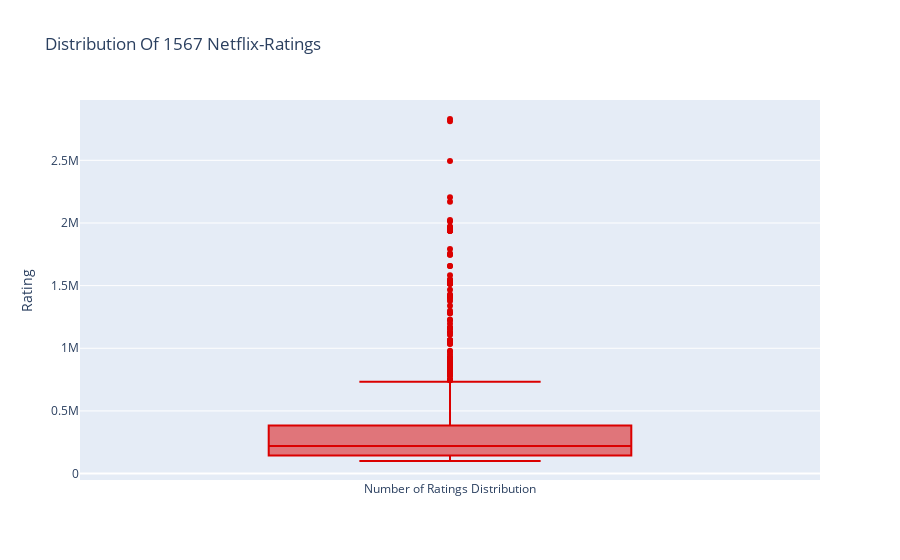

Notebook code for this chart:
### Code cell
# Get data
data = df['Number of Ratings'].value_counts().sort_index(ascending=False)

# Create trace
trace = go.Box(y=df['Number of Ratings'], name='Number of Ratings Distribution', marker=dict(color='#db0000'))

# Create layout
layout = dict(title='Distribution Of {} Netflix-Ratings'.format(len(df)),
              yaxis=dict(title='Rating'))

# Create plot
fig = go.Figure(data=[trace], layout=layout)
fig.show()

### Figure 1 — Plotly figure (JSON) as saved in the notebook; plotly's stock layout.template omitted (floating-point values rounded to 4 significant figures; data arrays with more than 128 entries replaced by an {"elided": "..."} marker saying what was removed)
{"data": [{"marker": {"color": "#db0000"}, "name": "Number of Ratings Distribution", "type": "box", "y": {"elided": "1567 int values"}}], "layout": {"title": {"text": "Distribution Of 1567 Netflix-Ratings"}, "yaxis": {"title": {"text": "Rating"}}}}
